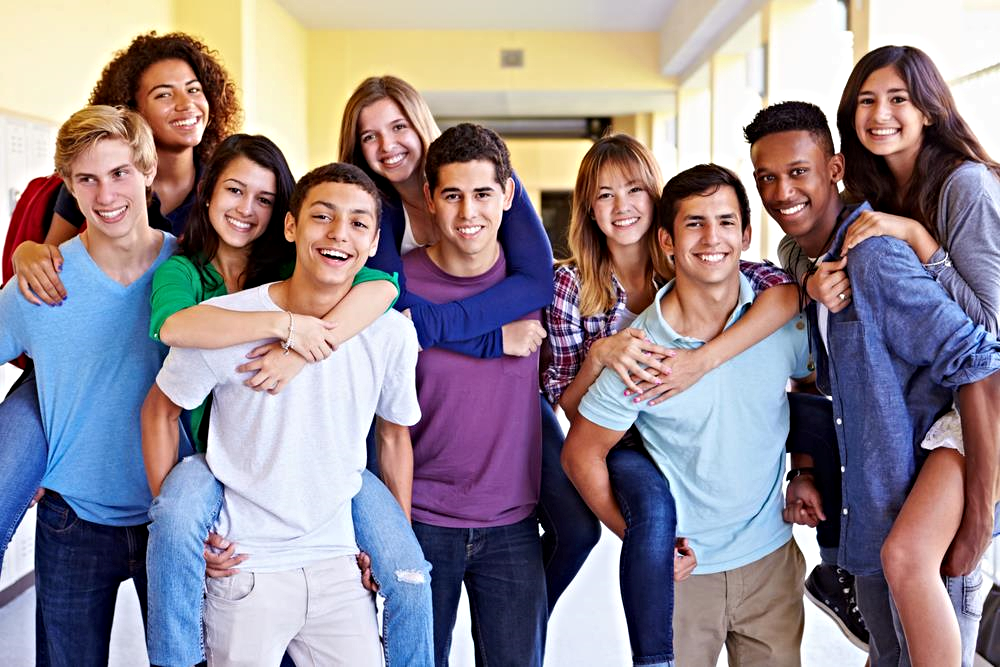
#> input picture image.png, 1000 x 667 px
$ python main.py
#> lines starting #> are read from the running program, lines starting #| are printed output that depends on the picture
import cv2
import os

alg = "haarcascade_frontalface_default.xml"
name = cv2.CascadeClassifier(alg)

test_image = "image.png"
img = cv2.imread(test_image, 0)
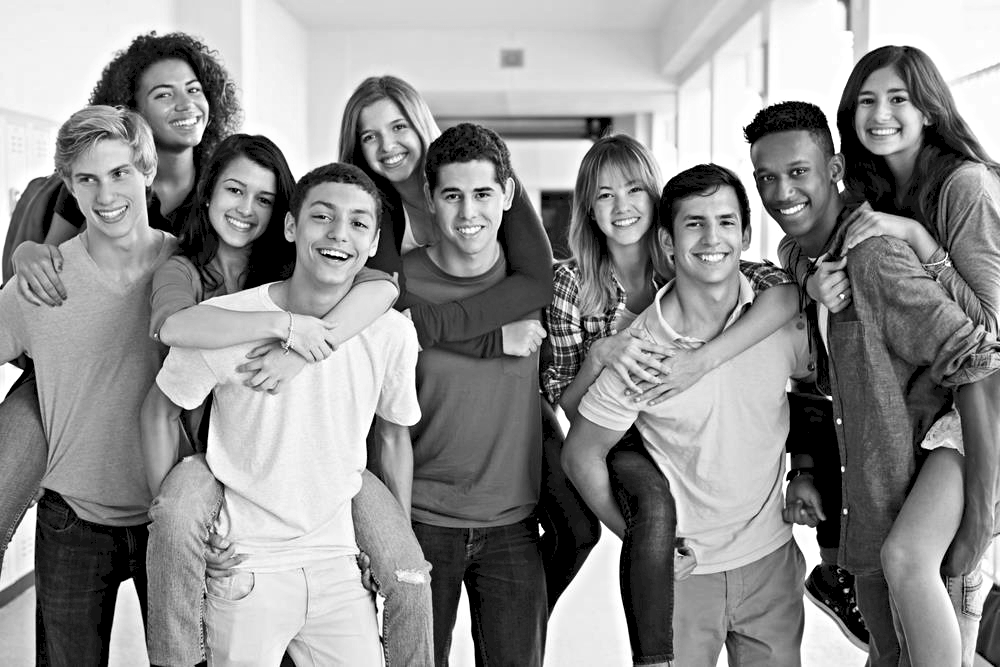
#> img: shape (667, 1000); min 0, max 255, mean 143.5

# Ensure the directory exists
if not os.path.exists("stored-faces"):
    os.makedirs("stored-faces")

faces = name.detectMultiScale(
    img, scaleFactor=1.1, minNeighbors=3, minSize=(30, 30)
)
#> faces = [[747, 142, 84, 84], [141, 63, 77, 77], [426, 163, 84, 84], [581, 163, 78, 78], [670, 191, 84, 84], [844, 71, 79, 79], [350, 103, 74, 74], [206, 163, 81, 81], [59, 143, 88, 88], [290, 181, 100, 100]]

j = 0

for x, y, w, h in faces:
    cropped_image = img[y:y+h, x:x+w]
    target_file = "stored-faces/" + str(j) + '.jpg'
    cv2.imwrite(target_file, cropped_image)
    j += 1
#> this loop made 10 passes
#> (x, y, w, h, target_file) on passes 1 to 10: (747, 142, 84, 84, 'stored-faces/0.jpg'), (141, 63, 77, 77, 'stored-faces/1.jpg'), (426, 163, 84, 84, 'stored-faces/2.jpg'), (581, 163, 78, 78, 'stored-faces/3.jpg'), (670, 191, 84, 84, 'stored-faces/4.jpg'), (844, 71, 79, 79, 'stored-faces/5.jpg'), (350, 103, 74, 74, 'stored-faces/6.jpg'), (206, 163, 81, 81, 'stored-faces/7.jpg'), (59, 143, 88, 88, 'stored-faces/8.jpg'), (290, 181, 100, 100, 'stored-faces/9.jpg')
#> pass 1, `cropped_image = img[y:y+h, x:x+w]`:
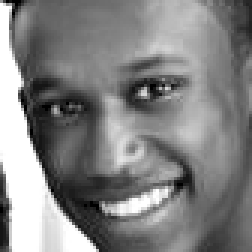
#> cropped_image: shape (84, 84) (shown 3 times larger); min 0, max 255, mean 130.6
#> pass 2, `cropped_image = img[y:y+h, x:x+w]`:
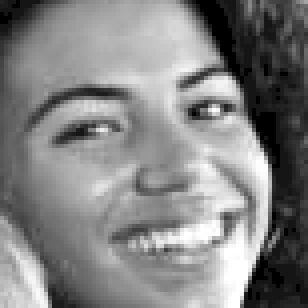
#> cropped_image: shape (77, 77) (shown 4 times larger); min 0, max 255, mean 130.3
#> pass 3, `cropped_image = img[y:y+h, x:x+w]`:
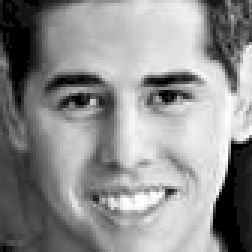
#> cropped_image: shape (84, 84) (shown 3 times larger); min 0, max 255, mean 142.4
#> after the loop, j = 10
